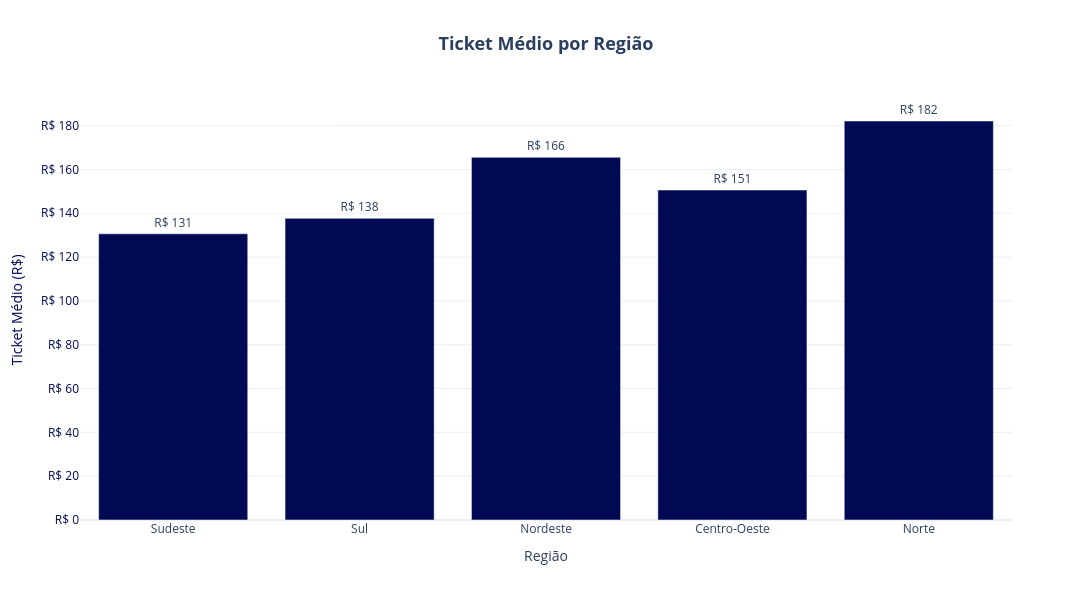

This figure's notebook cell:
### Markdown cell above
### Ticket Médio por Região

### Code cell
# Gráfico de barras: ticket médio por região
fig_ticket_regiao = go.Figure()

fig_ticket_regiao.add_trace(
    go.Bar(
        x=receita_por_regiao['regiao'],
        y=receita_por_regiao['ticket_medio'],
        marker=dict(color='#000A53'),
        text=receita_por_regiao['ticket_medio'].round(0),
        texttemplate='R$ %{text}',
        textposition='outside'
    )
)

# Configura o layout no padrão do relatório
fig_ticket_regiao.update_layout(
    title=dict(
        text='<b>Ticket Médio por Região</b>',
        x=0.5,
        xanchor='center',
        font=dict(size=18)
    ),
    xaxis=dict(title='Região'),
    yaxis=dict(
        title=dict(text='Ticket Médio (R$)', font=dict(color='#000A53')),
        tickfont=dict(color='#000A53'),
        tickprefix='R$ ',
        tickformat=',.0f'
    ),
    template='plotly_white',
    showlegend=False,
    width=1200,
    height=600
)

fig_ticket_regiao.show()

### Figure 1 — Plotly figure (JSON) as saved in the notebook; plotly's stock layout.template omitted (floating-point values rounded to 4 significant figures)
{"data": [{"marker": {"color": "#000A53"}, "text": [131.0, 138.0, 166.0, 151.0, 182.0], "textposition": "outside", "texttemplate": "R$ %{text}", "type": "bar", "x": ["Sudeste", "Sul", "Nordeste", "Centro-Oeste", "Norte"], "y": [130.6, 137.7, 165.5, 150.6, 182.1]}], "layout": {"height": 600, "showlegend": false, "title": {"font": {"size": 18}, "text": "<b>Ticket Médio por Região</b>", "x": 0.5, "xanchor": "center"}, "width": 1200, "xaxis": {"title": {"text": "Região"}}, "yaxis": {"tickfont": {"color": "#000A53"}, "tickformat": ",.0f", "tickprefix": "R$ ", "title": {"font": {"color": "#000A53"}, "text": "Ticket Médio (R$)"}}}}
